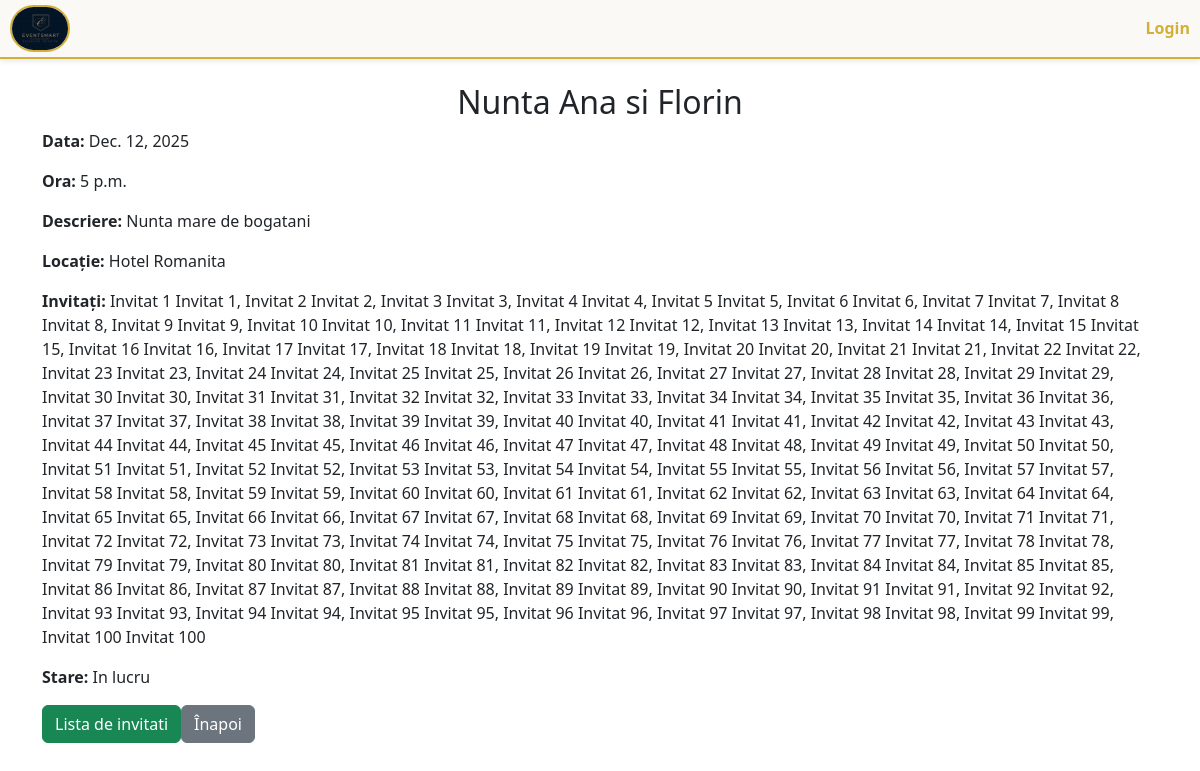
The app's page /event/3/, older data.
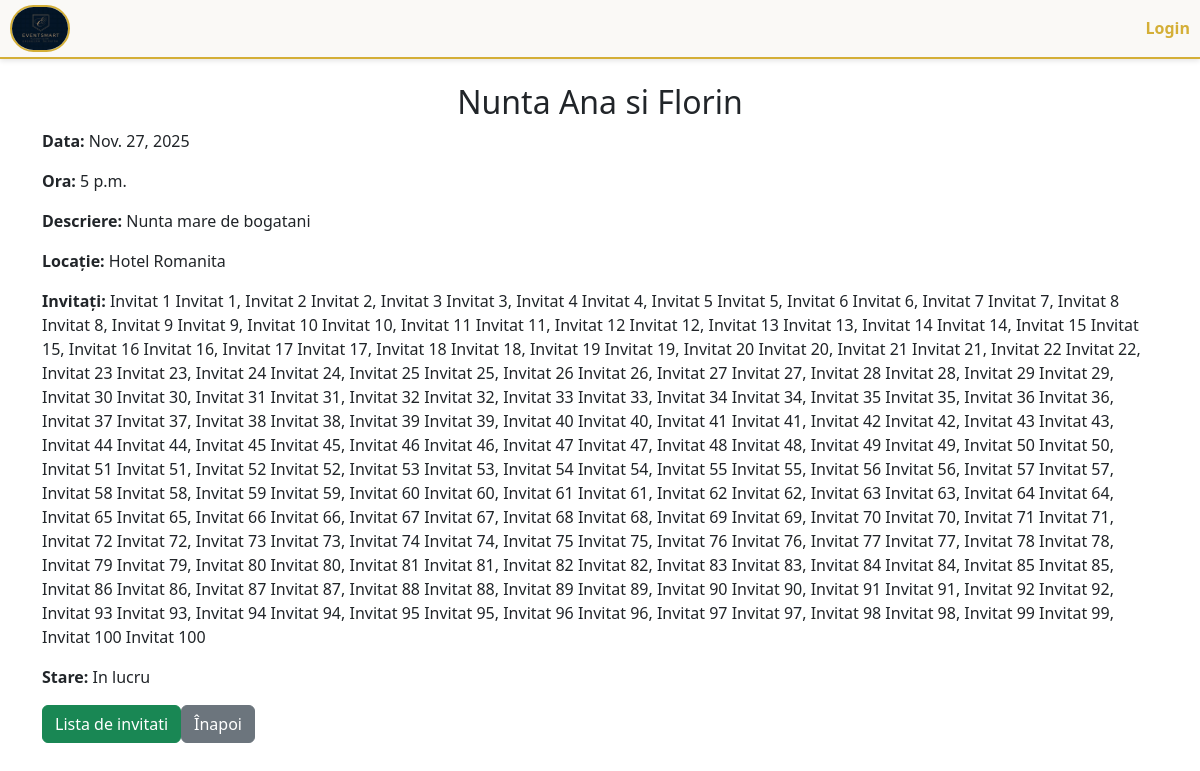
The same page, newer data.
### base/models.py (models this page shows, shortened)
class Event(models.Model):
    location = models.ForeignKey(Location, on_delete=models.SET_NULL, null=True, blank=True)
    event_name = models.CharField(max_length=100)
    event_date = models.DateField()
    event_time = models.TimeField()
    event_description = models.TextField(null=True, blank=True)
    created_at = models.DateTimeField(auto_now_add=True)
    guests = models.ManyToManyField(Guests, related_name='events', blank=True)
    completed = models.BooleanField(default=False)

class Location(models.Model):
    owner = models.ForeignKey(User, on_delete=models.SET_NULL, null=True)
    name = models.CharField(max_length=100)
    description = models.TextField(null=True, blank=True)
    gallery = models.ImageField(upload_to='images/', null=True, blank=True)
    location = models.TextField(max_length=30)
    types = models.ManyToManyField(Type, blank=True)
    seats_numbers = models.IntegerField(null=True, blank=True)
    def __str__(self):
        return self.name

class Guests(models.Model):
    GENDER_CHOICES = [
        ('M', 'Masculin'),
        ('F', 'Feminin')
        ]
    firstname = models.CharField(max_length=20)
    lastname = models.CharField(max_length=20)
    email = models.EmailField(max_length=100, unique=True, null=True, blank=True)
    age = models.IntegerField(null=True, blank=True)
    gender = models.CharField(max_length=1, choices=GENDER_CHOICES)
    picture = models.ImageField(upload_to='poze_invitati/', null=True, blank=True)
    cuisine_preference = models.CharField(max_length=50, blank=True, null=True)
    vegan = models.BooleanField(default=False)
    allergens = models.JSONField(default=list, blank=True, null=True)
    def __str__(self):
        return f"{self.firstname} {self.lastname}"

### base/views.py (the view)
def vizualizare_eveniment(request, event_id):
    event = get_object_or_404(Event, id=event_id)
    return render(request, 'base/panou_eveniment.html', {'event': event})

### base/context_processors.py (called while the page is built)
def media_url(request):
    return {
        'MEDIA_URL': settings.MEDIA_URL
    }

### base/templates/base/panou_eveniment.html
{% extends 'main.html' %}
{% block content %}
<div class="container my-4">
    <h2 class="text-center">{{ event.event_name }}</h2>
    <p><strong>Data:</strong> {{ event.event_date }}</p>
    <p><strong>Ora:</strong> {{ event.event_time }}</p>
    <p><strong>Descriere:</strong> {{ event.event_description }}</p>
    <p><strong>Locație:</strong> {{ event.location }}</p>
    <p><strong>Invitați:</strong> {{ event.guests.all|join:", " }}</p>
    <p><strong>Stare:</strong> In lucru</p>
    <div class="btn-group" role="group" aria-label="Event Actions">
        <a href="{% url 'guest_list' %}" class="btn btn-success">Lista de invitati</a>
    </div>{% include 'back_button.html' %}
</div>
{% endblock %}

### templates/main.html (shortened to what this page needs)
<!DOCTYPE html>
{% load static %}
<html lang="en">
<head>
    <!-- Mihalca, cand adaugi fisiere statice cu css, trebuie sa si "loadezi".Da, se face cu load static, da degeaba
     daca nu adaugi in main un link de rel stylesheet cu acel fisier
     momentan, stilu tau ii existent da neaplicat
     {% load static %} se pune sub !DOCTYPE, nu deasupra-->
    <link href="https://cdn.jsdelivr.net/npm/bootstrap-icons/font/bootstrap-icons.css" rel="stylesheet">
    <link href="https://cdn.jsdelivr.net/npm/bootstrap@5.3.0-alpha3/dist/css/bootstrap.min.css" rel="stylesheet">
    <link rel="stylesheet" type="text/css" href="{% static 'css/styles.css' %}">
    <link rel="stylesheet" type="text/css" href="{% static 'css/sidebar-admin.css' %}">
    <link rel="stylesheet" type="text/css" href="{% static 'css/admin-charts.css' %}">
</head>
<body>
    {% block navbar %}
        {% include 'navbar.html' %}
    {% endblock %}
    {% block content %}
    {% endblock %}
</body>
</html>

### templates/navbar.html (shortened to what this page needs)
<div class="header">
    <div class="first">
        <a href="{% url 'home' %}">
            <img class="logo" src="{{ MEDIA_URL }}logos/logo.jpg" alt="EventEase Logo">
        </a>
    </div>
    <div class="second">
        {% if request.user.is_authenticated %}
            {% if request.path == '/' %}
                <a href="{% url 'logout' %}">Logout</a>
                {% if request.user.is_superuser %}
                    <a href="{% url 'new_users' %}">New users</a>
                {% endif %}
            {% endif %}
        {% else %}
            {% if request.path != '/login/' and request.path != '/register/' %}
                <a href="{% url 'login' %}">Login</a>
            {% endif %}
        {% endif %}
    </div>
</div>

### templates/back_button.html
<button onclick="window.history.back();" class="btn btn-secondary">
    Înapoi
</button>

### static/css/styles.css (style rules this page uses)
a { color: #D4AF37; text-decoration: none; }

### templates/navbar.html (style rules this page uses)
.header { display: flex; flex-direction: row; align-items: center; background-color: #FAF9F6; padding: 5px 10px; border-bottom: 2px solid #D4AF37; box-shadow: 0 2px 5px rgba(0, 0, 0, 0.1); }
.logo { width: 60px; margin-right: 10px; height: auto; border-radius: 40px; border: 2px solid #D4AF37; }
.first { display: flex; flex-direction: row; align-items: center; }
.first a { margin-right: 15px; color: #D4AF37; font-size: 1em; text-decoration: none; font-weight: bold; }
.second { margin-left: auto; display: flex; flex-direction: column; align-items: center; }
.second a { color: #D4AF37; font-size: 1em; text-decoration: none; margin-left: 15px; font-weight: bold; }

Row changes from the older to the newer data that the page shows:
changed Event "Nunta Ana si Florin": event_date "Dec. 12, 2025" → "Nov. 27, 2025"
